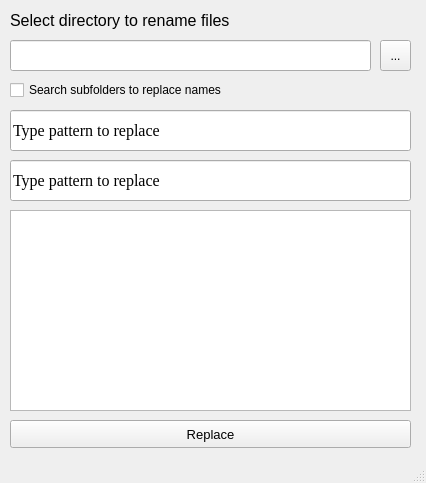
<?xml version="1.0" encoding="UTF-8"?>
<ui version="4.0">
 <class>MainWindow</class>
 <widget class="QMainWindow" name="MainWindow">
  <property name="geometry">
   <rect>
    <x>0</x>
    <y>0</y>
    <width>426</width>
    <height>483</height>
   </rect>
  </property>
  <property name="windowTitle">
   <string>MainWindow</string>
  </property>
  <widget class="QWidget" name="centralwidget">
   <widget class="QLabel" name="labelOpen">
    <property name="geometry">
     <rect>
      <x>10</x>
      <y>0</y>
      <width>341</width>
      <height>41</height>
     </rect>
    </property>
    <property name="font">
     <font>
      <family>Arial</family>
      <pointsize>12</pointsize>
     </font>
    </property>
    <property name="text">
     <string>Select directory to rename files</string>
    </property>
   </widget>
   <widget class="QPushButton" name="actionClassify">
    <property name="geometry">
     <rect>
      <x>10</x>
      <y>420</y>
      <width>401</width>
      <height>28</height>
     </rect>
    </property>
    <property name="font">
     <font>
      <family>Arial</family>
      <pointsize>10</pointsize>
     </font>
    </property>
    <property name="text">
     <string>Replace</string>
    </property>
   </widget>
   <widget class="QTextBrowser" name="actionBrowser">
    <property name="geometry">
     <rect>
      <x>10</x>
      <y>210</y>
      <width>401</width>
      <height>201</height>
     </rect>
    </property>
   </widget>
   <widget class="QLineEdit" name="lineEdit">
    <property name="geometry">
     <rect>
      <x>10</x>
      <y>110</y>
      <width>401</width>
      <height>41</height>
     </rect>
    </property>
    <property name="font">
     <font>
      <family>Times New Roman</family>
      <pointsize>12</pointsize>
     </font>
    </property>
    <property name="text">
     <string>Type pattern to replace</string>
    </property>
   </widget>
   <widget class="QLineEdit" name="lineEdit_2">
    <property name="geometry">
     <rect>
      <x>10</x>
      <y>40</y>
      <width>361</width>
      <height>31</height>
     </rect>
    </property>
   </widget>
   <widget class="QToolButton" name="toolButton">
    <property name="geometry">
     <rect>
      <x>380</x>
      <y>40</y>
      <width>31</width>
      <height>31</height>
     </rect>
    </property>
    <property name="text">
     <string>...</string>
    </property>
   </widget>
   <widget class="QLineEdit" name="lineEdit_3">
    <property name="geometry">
     <rect>
      <x>10</x>
      <y>160</y>
      <width>401</width>
      <height>41</height>
     </rect>
    </property>
    <property name="font">
     <font>
      <family>Times New Roman</family>
      <pointsize>12</pointsize>
     </font>
    </property>
    <property name="text">
     <string>Type pattern to replace</string>
    </property>
   </widget>
   <widget class="QCheckBox" name="checkBox">
    <property name="geometry">
     <rect>
      <x>10</x>
      <y>80</y>
      <width>251</width>
      <height>20</height>
     </rect>
    </property>
    <property name="text">
     <string>Search subfolders to replace names</string>
    </property>
   </widget>
  </widget>
  <widget class="QStatusBar" name="statusbar"/>
 </widget>
 <resources/>
 <connections/>
</ui>
